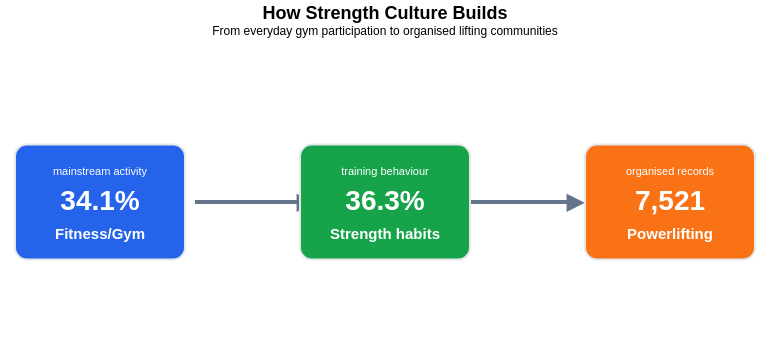

This figure's Vega-Lite source:
### Vega-Lite specification from a JSON file in a GitHub repository (floating-point values rounded to 4 significant figures)
{"$schema": "https://vega.github.io/schema/vega-lite/v5.json", "description": "Custom flow diagram connecting gym participation, muscle-strengthening activity, and organised powerlifting.", "title": {"text": "How Strength Culture Builds", "subtitle": "From everyday gym participation to organised lifting communities", "anchor": "middle", "fontSize": 18, "subtitleFontSize": 12, "fontWeight": "bold", "offset": 15}, "width": 760, "height": 300, "layer": [{"data": {"values": [{"x": 190, "y": 150, "x2": 300, "y2": 150}, {"x": 460, "y": 150, "x2": 570, "y2": 150}]}, "mark": {"type": "rule", "stroke": "#64748b", "strokeWidth": 4}, "encoding": {"x": {"field": "x", "type": "quantitative", "axis": null, "scale": {"domain": [0, 760]}}, "x2": {"field": "x2"}, "y": {"field": "y", "type": "quantitative", "axis": null, "scale": {"domain": [0, 300]}}}}, {"data": {"values": [{"x": 300, "y": 150, "text": "▶"}, {"x": 570, "y": 150, "text": "▶"}]}, "mark": {"type": "text", "fontSize": 22, "fontWeight": "bold", "color": "#64748b"}, "encoding": {"x": {"field": "x", "type": "quantitative", "axis": null, "scale": {"domain": [0, 760]}}, "y": {"field": "y", "type": "quantitative", "axis": null, "scale": {"domain": [0, 300]}}, "text": {"field": "text"}}}, {"data": {"values": [{"x": 95, "y": 150, "stage": "Fitness/Gym", "value": "34.1%", "note": "Adults participating"}, {"x": 380, "y": 150, "stage": "Strength habits", "value": "36.3%", "note": "Gym workout leads"}, {"x": 665, "y": 150, "stage": "Powerlifting", "value": "7,521", "note": "2024 record peak"}]}, "mark": {"type": "rect", "width": 170, "height": 115, "cornerRadius": 12, "stroke": "#e5e7eb", "strokeWidth": 2}, "encoding": {"x": {"field": "x", "type": "quantitative", "axis": null, "scale": {"domain": [0, 760]}}, "y": {"field": "y", "type": "quantitative", "axis": null, "scale": {"domain": [0, 300]}}, "color": {"field": "stage", "type": "nominal", "scale": {"domain": ["Fitness/Gym", "Strength habits", "Powerlifting"], "range": ["#2563eb", "#16a34a", "#f97316"]}, "legend": null}, "tooltip": [{"field": "stage", "type": "nominal", "title": "Stage"}, {"field": "value", "type": "nominal", "title": "Key value"}, {"field": "note", "type": "nominal", "title": "Meaning"}]}}, {"data": {"values": [{"x": 95, "y": 118, "text": "Fitness/Gym"}, {"x": 380, "y": 118, "text": "Strength habits"}, {"x": 665, "y": 118, "text": "Powerlifting"}]}, "mark": {"type": "text", "fontSize": 15, "fontWeight": "bold", "color": "white"}, "encoding": {"x": {"field": "x", "type": "quantitative", "axis": null, "scale": {"domain": [0, 760]}}, "y": {"field": "y", "type": "quantitative", "axis": null, "scale": {"domain": [0, 300]}}, "text": {"field": "text"}}}, {"data": {"values": [{"x": 95, "y": 150, "text": "34.1%"}, {"x": 380, "y": 150, "text": "36.3%"}, {"x": 665, "y": 150, "text": "7,521"}]}, "mark": {"type": "text", "fontSize": 28, "fontWeight": "bold", "color": "white"}, "encoding": {"x": {"field": "x", "type": "quantitative", "axis": null, "scale": {"domain": [0, 760]}}, "y": {"field": "y", "type": "quantitative", "axis": null, "scale": {"domain": [0, 300]}}, "text": {"field": "text"}}}, {"data": {"values": [{"x": 95, "y": 180, "text": "mainstream activity"}, {"x": 380, "y": 180, "text": "training behaviour"}, {"x": 665, "y": 180, "text": "organised records"}]}, "mark": {"type": "text", "fontSize": 11, "color": "white"}, "encoding": {"x": {"field": "x", "type": "quantitative", "axis": null, "scale": {"domain": [0, 760]}}, "y": {"field": "y", "type": "quantitative", "axis": null, "scale": {"domain": [0, 300]}}, "text": {"field": "text"}}}], "config": {"view": {"stroke": null}}}
